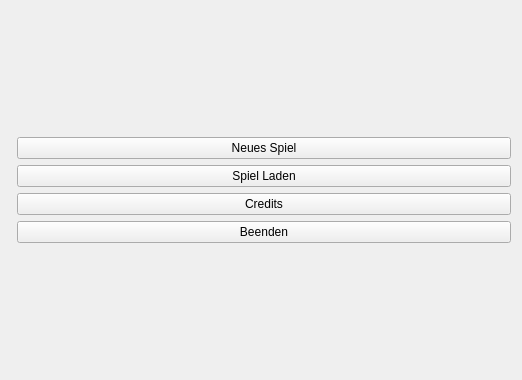
<?xml version="1.0" encoding="UTF-8"?>
<ui version="4.0">
 <class>Hauptmenue</class>
 <widget class="QWidget" name="Hauptmenue">
  <property name="geometry">
   <rect>
    <x>0</x>
    <y>0</y>
    <width>521</width>
    <height>380</height>
   </rect>
  </property>
  <property name="windowTitle">
   <string>Form</string>
  </property>
  <layout class="QFormLayout" name="formLayout">
   <property name="fieldGrowthPolicy">
    <enum>QFormLayout::AllNonFixedFieldsGrow</enum>
   </property>
   <item row="0" column="1">
    <spacer name="verticalSpacer_4">
     <property name="orientation">
      <enum>Qt::Vertical</enum>
     </property>
     <property name="sizeHint" stdset="0">
      <size>
       <width>494</width>
       <height>40</height>
      </size>
     </property>
    </spacer>
   </item>
   <item row="1" column="1">
    <spacer name="horizontalSpacer_14">
     <property name="orientation">
      <enum>Qt::Horizontal</enum>
     </property>
     <property name="sizeHint" stdset="0">
      <size>
       <width>494</width>
       <height>20</height>
      </size>
     </property>
    </spacer>
   </item>
   <item row="2" column="1">
    <widget class="QPushButton" name="newGameButton">
     <property name="text">
      <string>Neues Spiel</string>
     </property>
    </widget>
   </item>
   <item row="4" column="1">
    <widget class="QPushButton" name="loadButton">
     <property name="text">
      <string>Spiel Laden</string>
     </property>
    </widget>
   </item>
   <item row="6" column="1">
    <widget class="QPushButton" name="creditsButton">
     <property name="text">
      <string>Credits</string>
     </property>
    </widget>
   </item>
   <item row="8" column="1">
    <widget class="QPushButton" name="endButton">
     <property name="text">
      <string>Beenden</string>
     </property>
    </widget>
   </item>
   <item row="9" column="1">
    <spacer name="horizontalSpacer_8">
     <property name="orientation">
      <enum>Qt::Horizontal</enum>
     </property>
     <property name="sizeHint" stdset="0">
      <size>
       <width>494</width>
       <height>20</height>
      </size>
     </property>
    </spacer>
   </item>
   <item row="10" column="1">
    <spacer name="verticalSpacer_5">
     <property name="orientation">
      <enum>Qt::Vertical</enum>
     </property>
     <property name="sizeHint" stdset="0">
      <size>
       <width>494</width>
       <height>40</height>
      </size>
     </property>
    </spacer>
   </item>
  </layout>
 </widget>
 <resources/>
 <connections/>
</ui>
